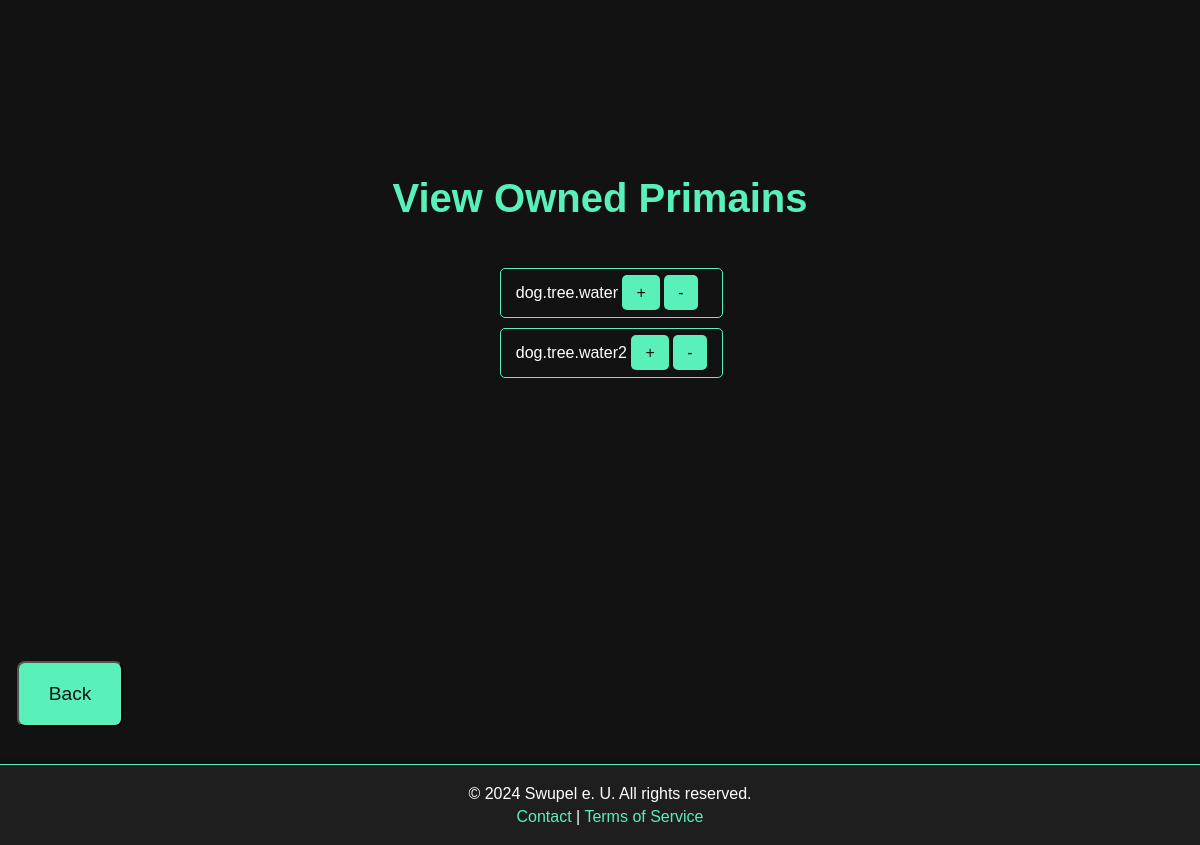
The app's page /view_owned_primains (signed in), older data.
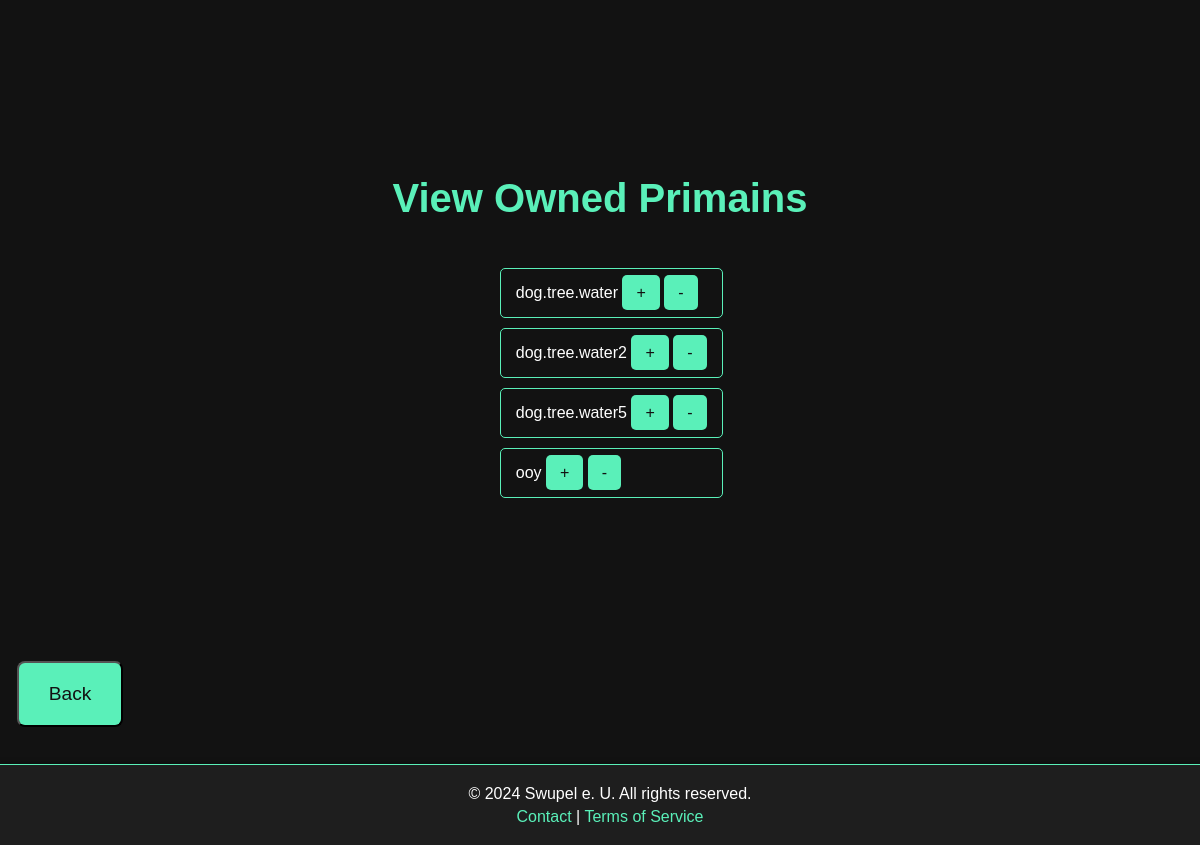
The same page, newer data.
### app.py (models this page shows)
class Primain(db.Model):
    id = db.Column(db.Integer, primary_key=True)
    primain_name = db.Column(db.String(100), unique=True, nullable=False)
    address = db.Column(db.String(100), nullable=False)
    chain = db.Column(db.String(100), nullable=False)
    proof = db.Column(db.String(100), nullable=False)
    signature = db.Column(db.String(100), nullable=False)
    user_id = db.Column(db.Integer, db.ForeignKey('user.id'), nullable=False)

### app.py (the view)
@app.route('/view_owned_primains')
@login_required
def view_owned_primains():
    if current_user.primains:
        return render_template('view_owned_primains.html', primains=current_user.primains)
    else:
        return render_template('view_owned_primains.html')

### app.py (called while the page is built)
def login_required(f):
    @wraps(f)
    def decorated_function(*args, **kwargs):
        if not current_user.is_authenticated:
            flash('You need to be logged in to view this page.', 'warning')
            return redirect(url_for('login'))
        return f(*args, **kwargs)
    return decorated_function

@login_manager.user_loader
def load_user(user_id):
    return db.session.get(User, int(user_id))

### templates/view_owned_primains.html (shortened to what this page needs)
{% extends "base.html" %}
{% block content %}
<header>
    <h1>View Owned Primains</h1>
</header>
<main>
    {% if primains %}
        <ul>
            {% for primain in primains %}
                <li>
                    <a href="/{{ primain.primain_name }}" class="primain-link">{{ primain.primain_name }}</a>
                    <a href="/register_primain{{ primain.primain_name }}" class="small-button">+</a>
                    <a href="/delete_adress{{ primain.primain_name }}" class="small-button">-</a>
                </li>
            {% endfor %}
        </ul>
    {% else %}
        <p class="message message-info">No Primains found for this user.</p>
    {% endif %}
</main>
{% endblock %}

### templates/base.html (shortened to what this page needs)
<!DOCTYPE html>
<html lang="en">
<head>
    <link rel="stylesheet" href="{{ url_for('static', filename='style.css') }}">
</head>
    <div class="wrapper">
    <div class="content">
        {% block content %}
        {% endblock %}
    </div>
   </div>
   <footer class="footer">
    <p>© 2024 Swupel e. U. All rights reserved.</p>
    <p><a href="/contact">Contact</a> | <a href="/TOS">Terms of Service</a></p>
    <div>
        <button id='gback-button' class="gbutton">Back</button>
    </div>
</footer>
</html>

### static/style.css (style rules this page uses)
h1 { text-align: center; font-size: 2.5rem; color: #5af0b9; margin: 20px 0; }
ul { max-width: 800px; width: 100%; list-style-type: none; padding: 5%; }
li { background-color: #121212; color: #ffffff; border: 1px solid #5af0b9; border-radius: 5px; padding: 15px; margin-bottom: 10px; cursor: pointer; }
li a { color: inherit; text-decoration: none; }
.gbutton { background-color: #5af0b9; color: #121212; text-decoration: none; padding: 20px 30px; border-radius: 8px; text-align: center; font-size: 1.2rem; transition: background-color 0.3s; cursor: pointer; margin-left: -90%; position: relative; top: -170px; }
p { font-size: 1rem; color: #ffffff; }
p a { color: #5af0b9; text-decoration: none; transition: color 0.3s; }
.small-button { background-color: #5af0b9; color: #121212; text-decoration: none; padding: 9px 14px; border-radius: 5px; text-align: center; font-size: 1rem; transition: background-color 0.3s; cursor: pointer; }
.wrapper { display: flex; flex-direction: column; justify-content: center; align-items: center; margin-top: 5%; }
.content { display: flex; flex-direction: column; flex: 1; width: 100%; max-width: 90vw; align-items: center; margin-top: 10vh; transform: scale(1); padding: 2vh; box-sizing: border-box; }
.footer { background-color: #1e1e1e; color: #ffffff; text-align: center; padding: 15px 10px; border-top: 1px solid #5af0b9; position: fixed; bottom: 0; left: 0; right: 0; width: 100%; height: 50px; box-shadow: 0 -2px 5px rgba(0, 0, 0, 0.2); margin-top: -10px; }
.footer p { margin: 5px 0; font-size: 1rem; }
.footer a { color: #5af0b9; text-decoration: none; transition: color 0.3s; }

Row changes from the older to the newer data that the page shows:
added Primain: primain_name "dog.tree.water5"
added Primain: primain_name "ooy"
